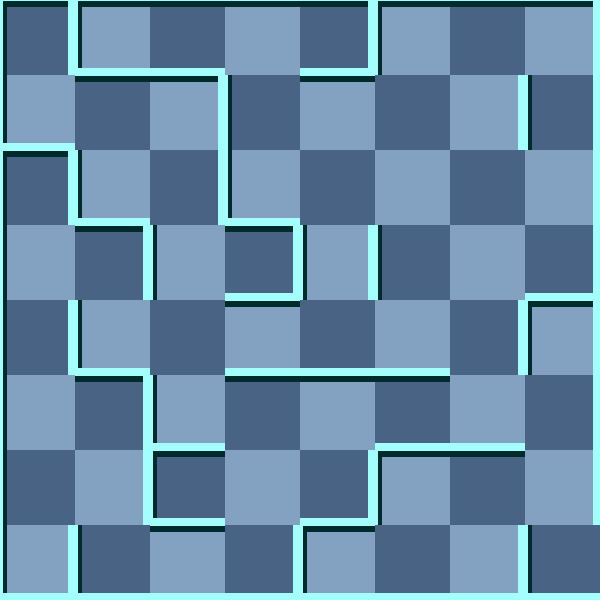

Tiled map render using the project's own tile images. Description and the map definition, with tile-layer contents summarised, below:
An orthogonal 8x8 tile map with 75x75 px tiles, 2 tile layers (background, 块层 1) and 3 objects (Exit, Player, WhiteMummy).

<map version="1.0" orientation="orthogonal" width="8" height="8" tilewidth="75" tileheight="75">
 <tileset firstgid="1" name="wall" tilewidth="75" tileheight="75">
  <image source="gfx/wall.png" width="300" height="375" />
  <tile id="0">
   <properties>
    <property name="ValOfWall" value="0" />
   </properties>
  </tile>
  <tile id="1">
   <properties>
    <property name="ValOfWall" value="1" />
   </properties>
  </tile>
  <tile id="2">
   <properties>
    <property name="ValOfWall" value="2" />
   </properties>
  </tile>
  <tile id="3">
   <properties>
    <property name="ValOfWall" value="3" />
   </properties>
  </tile>
  <tile id="4">
   <properties>
    <property name="ValOfWall" value="4" />
   </properties>
  </tile>
  <tile id="5">
   <properties>
    <property name="ValOfWall" value="5" />
   </properties>
  </tile>
  <tile id="6">
   <properties>
    <property name="ValOfWall" value="6" />
   </properties>
  </tile>
  <tile id="7">
   <properties>
    <property name="ValOfWall" value="7" />
   </properties>
  </tile>
  <tile id="8">
   <properties>
    <property name="ValOfWall" value="8" />
   </properties>
  </tile>
  <tile id="9">
   <properties>
    <property name="ValOfWall" value="9" />
   </properties>
  </tile>
  <tile id="10">
   <properties>
    <property name="ValOfWall" value="10" />
   </properties>
  </tile>
  <tile id="11">
   <properties>
    <property name="ValOfWall" value="11" />
   </properties>
  </tile>
  <tile id="12">
   <properties>
    <property name="ValOfWall" value="12" />
   </properties>
  </tile>
  <tile id="13">
   <properties>
    <property name="ValOfWall" value="13" />
   </properties>
  </tile>
  <tile id="14">
   <properties>
    <property name="ValOfWall" value="14" />
   </properties>
  </tile>
  <tile id="15">
   <properties>
    <property name="ValOfWall" value="15" />
   </properties>
  </tile>
  <tile id="18">
   <properties>
    <property name="ValOfWall" value="-1" />
   </properties>
  </tile>
 </tileset>
 <layer name="background" width="8" height="8">
  <data>[64 cells, 64 non-empty, 2 distinct tile ids]</data>
 </layer>
 <layer name="块层 1" width="8" height="8">
  <data>[64 cells, 64 non-empty, 15 distinct tile ids]</data>
 </layer>
 <objectgroup name="对象层 1" width="8" height="8">
  <object name="Exit" x="600" y="525" />
  <object name="Player" x="150" y="300">
   <properties>
    <property name="value" value="1" />
   </properties>
  </object>
  <object name="WhiteMummy" x="75" y="225">
   <properties>
    <property name="value" value="21" />
   </properties>
  </object>
 </objectgroup>
</map>
